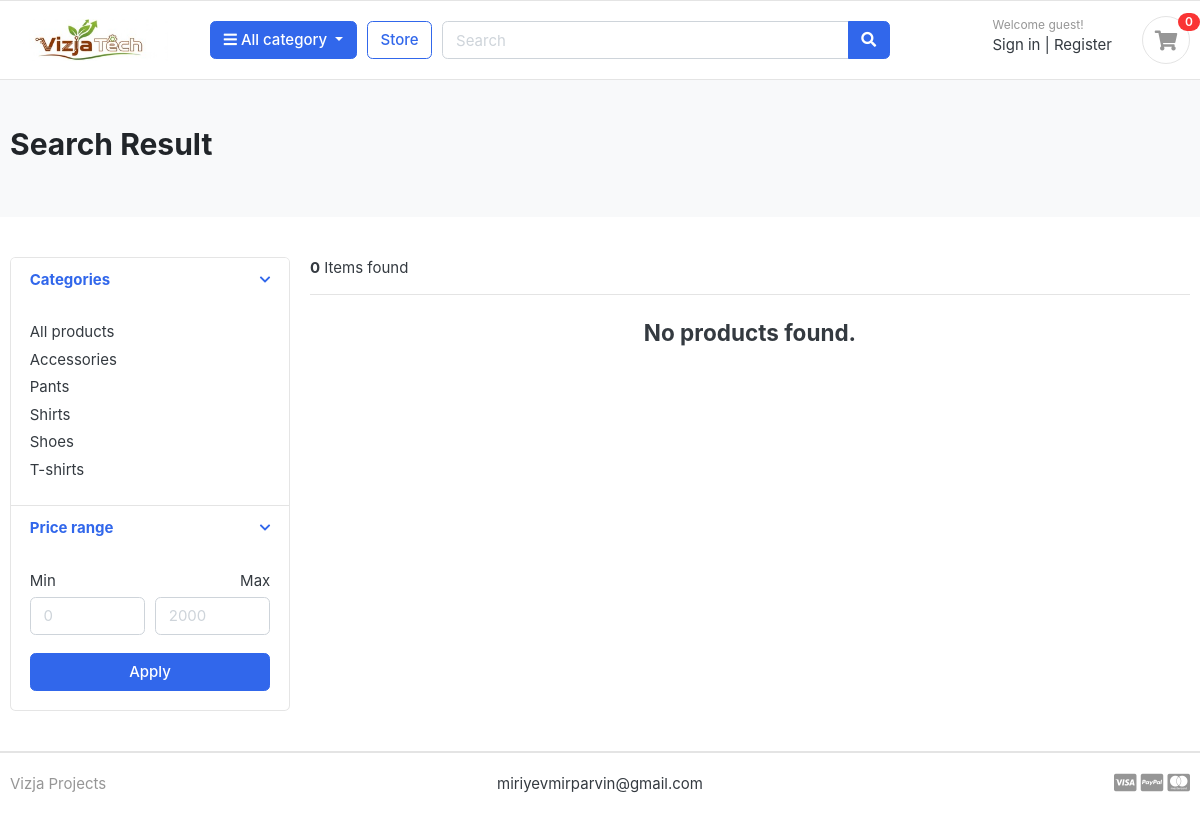
Page /store/search/ on the earlier database version.
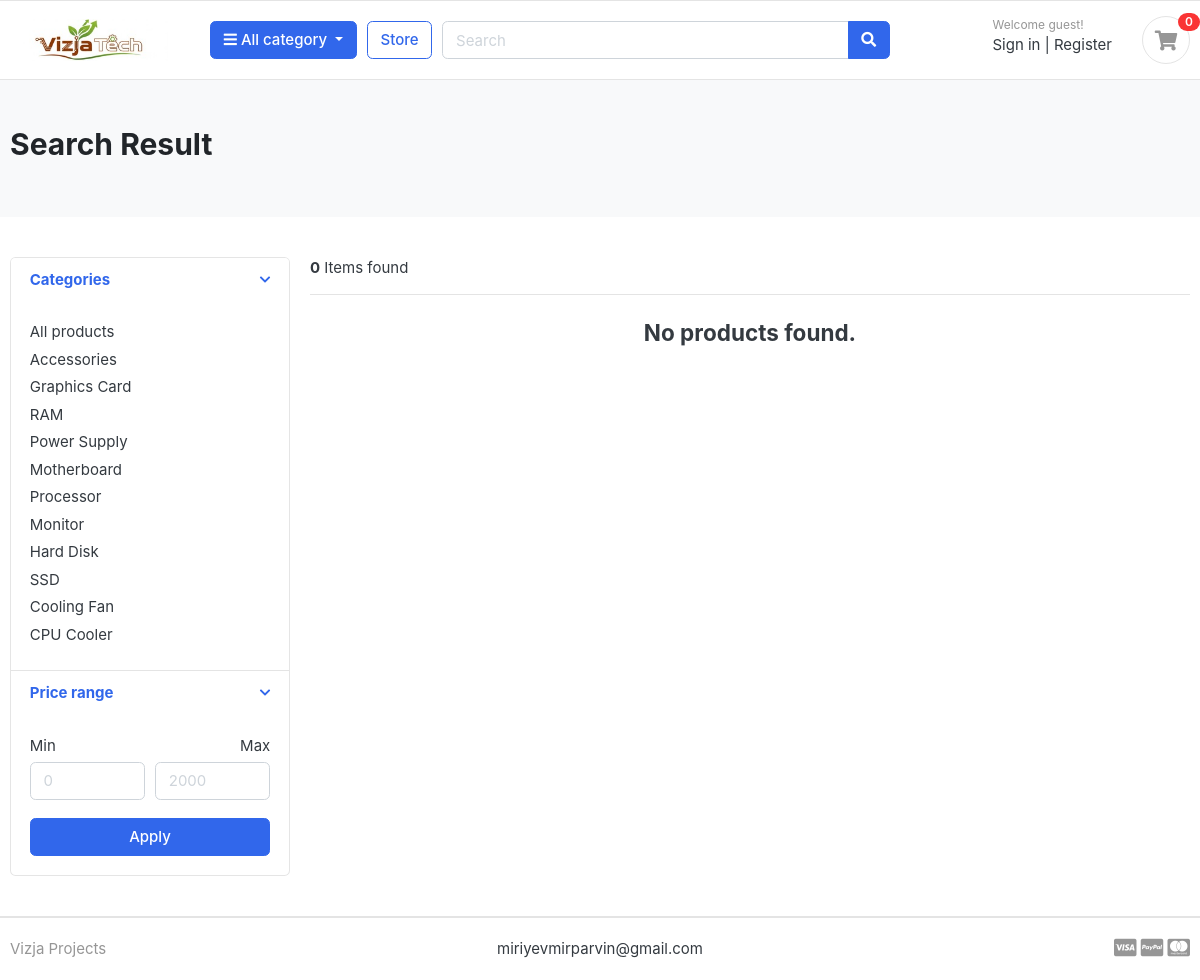
Same page on the later database version.
### category/models.py (models this page shows, shortened)
class Category(models.Model):
    category_name = models.CharField(max_length=50)
    slug = models.SlugField(max_length=100, unique=True)
    description = models.TextField(max_length=255, blank=True)
    cat_image = models.ImageField(upload_to='photos/categories', blank=True)
    class Meta:
        verbose_name = 'category'
        verbose_name_plural = 'categories'
    def get_url(self):
        return reverse('products_by_category', args=[self.slug])

### store/views.py (the view, shortened to what this page needs)
# urls.py: path('search/', views.search, name='search'),
def search(request):
    products = None
    product_count = 0
    context = {
        'products': products,
        'product_count': product_count,
    }
    return render(request, 'store/store.html', context)

### carts/context_processors.py (called while the page is built)
def counter(request):
    cart_count = 0
    if 'admin' in request.path:
        return {}
    else:
        try:
            if request.user.is_authenticated:
                cart_items = CartItem.objects.all().filter(user=request.user)
            else:
                cart = Cart.objects.filter(cart_id=_cart_id(request))
                cart_items = CartItem.objects.all().filter(cart=cart[:1])
            for cart_item in cart_items:
                cart_count += cart_item.quantity
        except Cart.DoesNotExist:
            cart_count = 0
    return dict(cart_count=cart_count)

### carts/views.py (called while the page is built)
def _cart_id(request):
    cart = request.session.session_key
    if not cart:
        cart = request.session.create()
    return cart

### category/context_processors.py (called while the page is built)
def menu_links(request):
    links = Category.objects.all()
    return dict(links=links)

### templates/store/store.html (shortened to what this page needs)
{% extends 'base.html'%}
{%load static%}
{%block content%}
<section class="section-pagetop bg">
<div class="container">
    {% if 'search' in request.path %}
    <h2 class="title-page">Search Result</h2>
    {% else %}
    <h2 class="title-page">Our Store</h2>
    {%endif%}
</div>
</section>
<section class="section-content padding-y">
<div class="container">
<div class="row">
    <aside class="col-md-3">
<div class="card">
    <article class="filter-group">
        <header class="card-header">
            <a href="#" data-toggle="collapse" data-target="#collapse_1" aria-expanded="true" class="">
                <i class="icon-control fa fa-chevron-down"></i>
                <h6 class="title">Categories</h6>
            </a>
        </header>
        <div class="filter-content collapse show" id="collapse_1">
            <div class="card-body">
                <ul class="list-menu">
                <li><a href="{% url 'store'%}">All products </a></li>
                    {%for category in links%}
                <li><a href="{{category.get_url}}">{{category.category_name}} </a></li>
                    {%endfor%}
                </ul>
            </div>
        </div>
    </article>
    <article class="filter-group">
        <header class="card-header">
            <a href="#" data-toggle="collapse" data-target="#collapse_3" aria-expanded="true" class="">
                <i class="icon-control fa fa-chevron-down"></i>
                <h6 class="title">Price range </h6>
            </a>
        </header>
        <div class="filter-content collapse show" id="collapse_3" >
            <div class="card-body">
                <form action="" method="GET">
                    <div class="form-row">
                    <div class="form-group col-md-6">
                      <label>Min</label>
                      <input type="number" class="form-control" name="min_price" value="{{request.GET.min_price}}" placeholder="0" min="0">
                    </div>
                    <div class="form-group text-right col-md-6">
                      <label>Max</label>
                      <input type="number" class="form-control" name="max_price" value="{{request.GET.max_price}}" placeholder="2000" min="0">
                    </div>
                    </div>
                    <button type="submit" class="btn btn-block btn-primary">Apply</button>
                </form>
            </div>
        </div>
    </article>
</div>
    </aside>
    <main class="col-md-9">
<header class="border-bottom mb-4 pb-3">
        <div class="form-inline">
            <span class="mr-md-auto"><b>{{product_count}}</b> Items found </span>
        </div>
</header>
<div class="row">
    {% if products %}
        {% for product in products %}
        <div class="col-md-4">
            <figure class="card card-product-grid">
                <div class="img-wrap">
                    <a href="{{product.get_url}}"><img src="{{product.images.url}}"></a>
                </div>
                <figcaption class="info-wrap">
                    <div class="fix-height">
                        <a href="{{product.get_url}}" class="title">{{product.product_name}}</a>
                        <div class="price-wrap mt-2">
                            <span class="price">{{product.price}} PLN</span>
                        </div>
                    </div>
                    <a href="{{product.get_url}}" class="btn btn-block btn-success">View details </a>
                </figcaption>
            </figure>
        </div>
        {%endfor%}
    {% else %}
        <div class="col-md-12">
            <h4 class="text-center">No products found.</h4>
        </div>
    {% endif %}
</div>
    </main>
</div>
</div>
</section>
{% endblock %}

Differences in the rows shown:
removed Category: category_name "Pants"
removed Category: category_name "Shirts"
removed Category: category_name "Shoes"
removed Category: category_name "T-shirts"
added Category: category_name "Graphics Card"
added Category: category_name "RAM"
added Category: category_name "Power Supply"
added Category: category_name "Motherboard"
added Category: category_name "Processor"
added Category: category_name "Monitor"
added Category: category_name "Hard Disk"
added Category: category_name "SSD"
added Category: category_name "Cooling Fan"
added Category: category_name "CPU Cooler"
